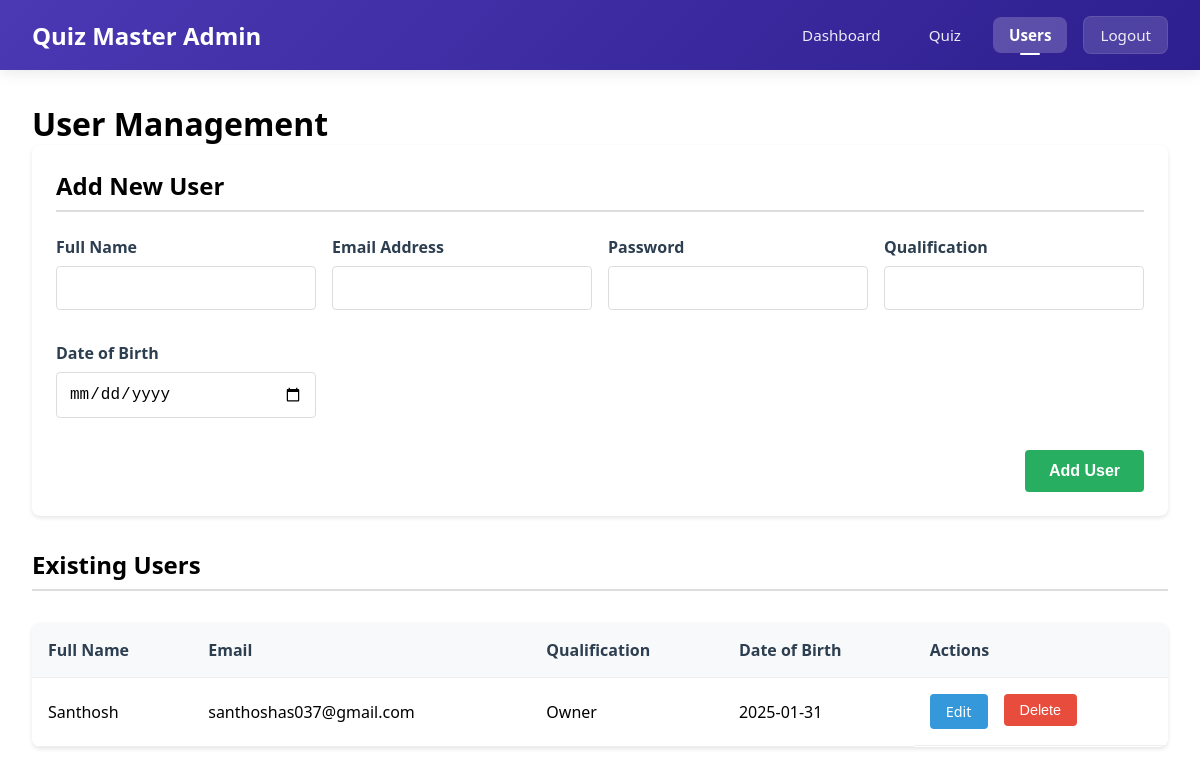
Page /users (signed in) on the earlier database version.
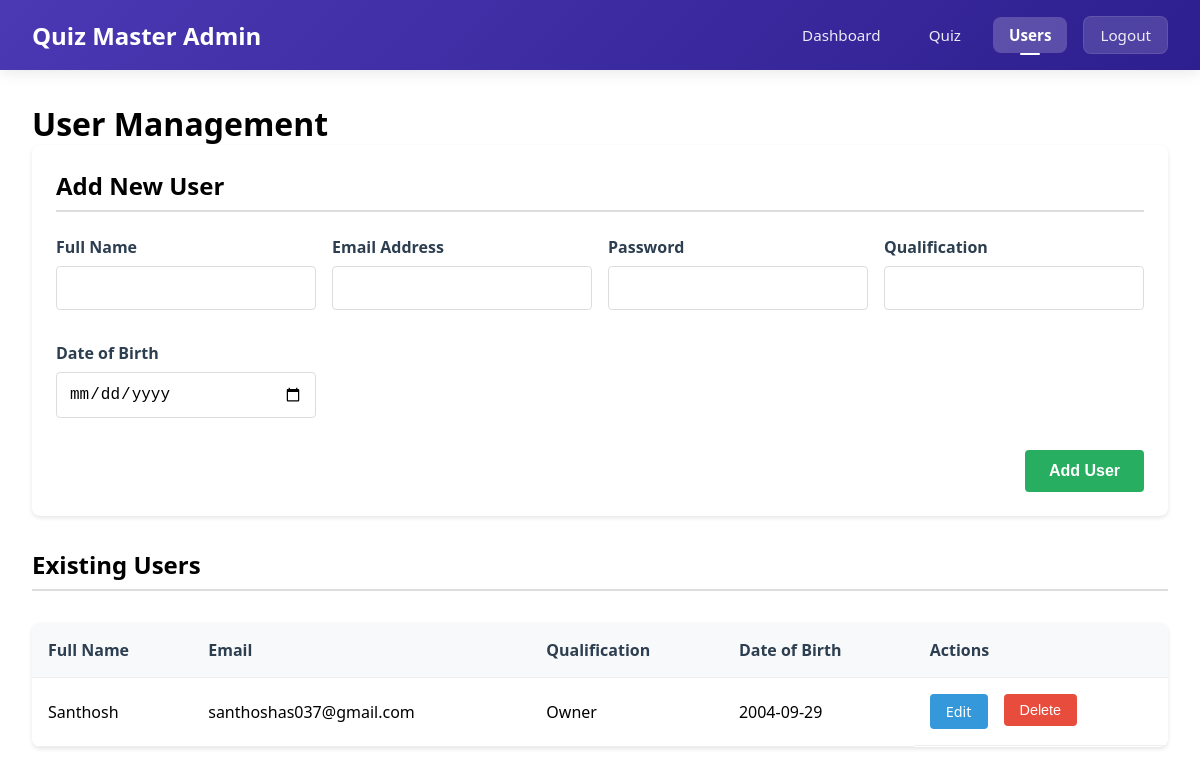
Same page on the later database version.
### app.py (models this page shows, shortened)
class User(db.Model):
    id = db.Column(db.Integer, primary_key=True)
    email = db.Column(db.String(120), unique=True, nullable=False)
    password = db.Column(db.String(200), nullable=False)
    full_name = db.Column(db.String(100), nullable=False)
    qualification = db.Column(db.String(100), nullable=False)
    dob = db.Column(db.Date, nullable=False)
    is_admin = db.Column(db.Boolean, default=False)

### app.py (the view)
@app.route('/users')
@admin_required
def users():
    try:
        all_users = User.query.filter(User.id != session['user_id']).all()
        return render_template('users.html', active_page='users', users=all_users)
    except Exception as e:
        flash('Error loading users. Please try again.', 'error')
        return redirect(url_for('admin_dashboard'))

### app.py (called while the page is built)
def get_current_user():
    if 'user_id' in session:
        return User.query.get(session['user_id'])
    return None

@app.context_processor
def utility_processor():
    return dict(current_user=get_current_user())

def admin_required(f):
    @wraps(f)
    def decorated_function(*args, **kwargs):
        if 'user_id' not in session:
            flash('Please login first.', 'error')
            return redirect(url_for('login'))
        user = User.query.get(session['user_id'])
        if not user or not user.is_admin:
            flash('Admin access required.', 'error')
            return redirect(url_for('dashboard'))
        return f(*args, **kwargs)
    return decorated_function

### templates/users.html (shortened to what this page needs)
<!DOCTYPE html>
<html lang="en">
<head>
    <link href="/static/navbar.css" rel="stylesheet">
</head>
<body>
    <nav class="navbar">
        <div class="nav-container">
            <div style="font-size: 150%;color: white;font-weight: bold;">
                Quiz Master Admin
            </div>
            <div class="nav-links">
                <a href="{{ url_for('admin_dashboard') }}" {% if active_page == 'home' %}class="active"{% endif %}>
                    Dashboard
                </a>
                <a href="{{ url_for('admin_quiz') }}" {% if active_page == 'quiz' %}class="active"{% endif %}>
                    Quiz
                </a>
                <a href="{{ url_for('users') }}" {% if active_page == 'users' %}class="active"{% endif %}>
                    Users
                </a>
                <a href="{{ url_for('logout') }}" class="logout-btn">
                    Logout
                </a>
            </div>
        </div>
    </nav>
    <main class="users-container">
        <h1>User Management</h1>
        <div class="add-user-card">
            <h2 class="section-title">Add New User</h2>
            <form action="{{ url_for('add_user') }}" method="POST" class="add-user-form">
                <div class="form-group">
                    <label for="full_name">Full Name</label>
                    <input type="text" id="full_name" name="full_name" class="form-control" required>
                </div>
                <div class="form-group">
                    <label for="email">Email Address</label>
                    <input type="email" id="email" name="email" class="form-control" required>
                </div>
                <div class="form-group">
                    <label for="password">Password</label>
                    <input type="password" id="password" name="password" class="form-control" required>
                </div>
                <div class="form-group">
                    <label for="qualification">Qualification</label>
                    <input type="text" id="qualification" name="qualification" class="form-control" required>
                </div>
                <div class="form-group">
                    <label for="dob">Date of Birth</label>
                    <input type="date" id="dob" name="dob" class="form-control" required>
                </div>
                <button type="submit" class="btn-add-user">Add User</button>
            </form>
        </div>
        <h2 class="section-title">Existing Users</h2>
        {% if users %}
        <table class="users-table">
            <thead>
                <tr>
                    <th>Full Name</th>
                    <th>Email</th>
                    <th>Qualification</th>
                    <th>Date of Birth</th>
                    <th>Actions</th>
                </tr>
            </thead>
            <tbody>
                {% for user in users %}
                <tr>
                    <td>{{ user.full_name }}</td>
                    <td>{{ user.email }}</td>
                    <td>{{ user.qualification }}</td>
                    <td>{{ user.dob.strftime('%Y-%m-%d') }}</td>
                    <td class="actions-cell">
                        <a href="{{ url_for('edit_user', user_id=user.id) }}" class="btn btn-edit">Edit</a>
                        <form action="{{ url_for('delete_user', user_id=user.id) }}" method="POST" style="display: inline;">
                            <button type="submit" class="btn btn-delete" onclick="return confirm('Are you sure you want to delete this user?')">
                                Delete
                            </button>
                        </form>
                    </td>
                </tr>
                {% endfor %}
            </tbody>
        </table>
        {% else %}
        <div class="no-users">
            <h3>No users found</h3>
            <p>There are currently no registered users in the system.</p>
        </div>
        {% endif %}
    </main>
</body>
</html>

Differences in the rows shown:
changed User "Santhosh": dob "2025-01-31" → "2004-09-29"
